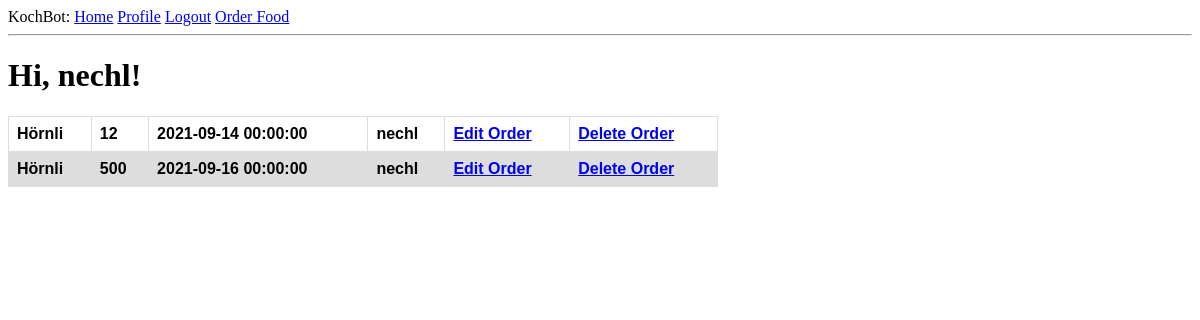
Before: /index (signed in) with the older database file.
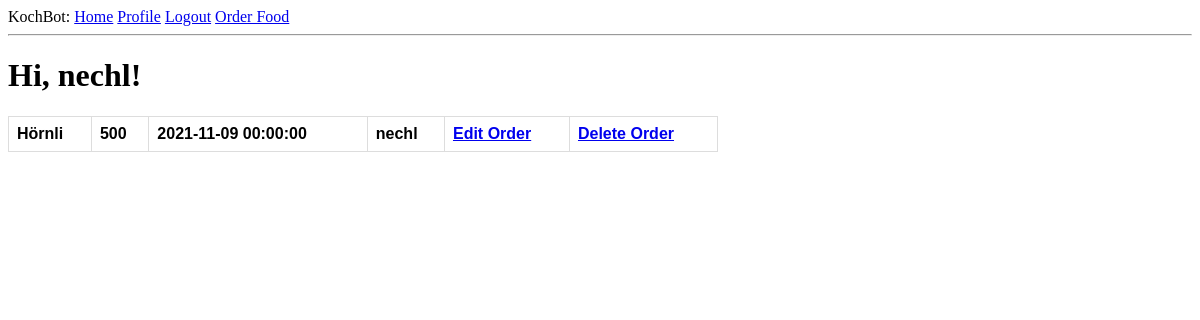
After: the same page with the newer database file.
### app/models.py (models this page shows, shortened)
class User(UserMixin, db.Model):
    id = db.Column(db.Integer, primary_key=True)
    username = db.Column(db.String(64), index=True, unique=True)
    email = db.Column(db.String(120), index=True, unique=True)
    password_hash = db.Column(db.String(128))
    orders = db.relationship('Order', backref='author', lazy='dynamic')

class Order(db.Model):
    id = db.Column(db.Integer, primary_key = True)
    food = db.Column(db.String(140))
    timestamp = db.Column(db.DateTime,  default=datetime.utcnow)
    amount = db.Column(db.Integer())
    finished_at = db.Column(db.DateTime, index = True)
    user_id = db.Column(db.Integer, db.ForeignKey('user.id'))

### app/routes.py (the view)
@app.route('/')
@app.route('/index')
@login_required
def index():
    orders = Order.query.order_by(Order.finished_at.asc()).all()
    return render_template('index.html', title='Home', orders=orders)

### app/models.py (called while the page is built)
@login.user_loader
def load_user(id):
    return User.query.get(int(id))

### app/templates/index.html
{% extends "base.html" %}
{% block content %}
    <h1>Hi, {{ current_user.username }}!</h1>
    <table id="orders">
        {% for order in orders %}
            {% include '_post.html' %}
        {% endfor %}
    </table>
{% endblock %}

### app/templates/base.html (shortened to what this page needs)
<html>
    <head>
        <link rel="stylesheet" href=" {{ url_for('static', filename='style/style.css') }}">
    </head>
    <body>
        <div>
            KochBot:
                <a href="{{ url_for('index') }}">Home</a>
                {% if current_user.is_anonymous %}
                <a href="{{ url_for('login') }}">Login</a>
                {% else %}
                <a href="{{ url_for('user', username=current_user.username) }}">Profile</a>
                <a href="{{ url_for('logout') }}">Logout</a>
                {% endif %}
                <a href="{{ url_for('order') }}">Order Food</a>
        </div>
        <hr>
        {% block content %}{% endblock %}
    </body>
</html>

### app/templates/_post.html
<tr id="orders">
    <th id="orders">{{ order.food }}</th>
    <th id="orders">{{ order.amount }}</th>
    <th id="orders">{{ order.finished_at }}</th>
    <th id="orders">{{ order.user_id }}</th>
    <th id="orders"><a href="{{ url_for('edit_order', id=order.id) }}">Edit Order</a></th>
    <th id="orders"><a href="{{ url_for('delete_order', id=order.id) }}">Delete Order</a></th>
</tr>

### app/static/style/style.css (style rules this page uses)
table#orders { font-family: Arial, sans-serif; font-style:normal; border-collapse: collapse; width: 60%; }
td#orders, th#orders { border: 1px solid #dddddd; text-align: left; padding: 8px; }

Changed rows visible on the page:
removed Order: food "Hörnli", amount "12", finished_at "2021-09-14 00:00:00", user_id "nechl"
changed Order "Hörnli": finished_at "2021-09-16 00:00:00" → "2021-11-09 00:00:00"
